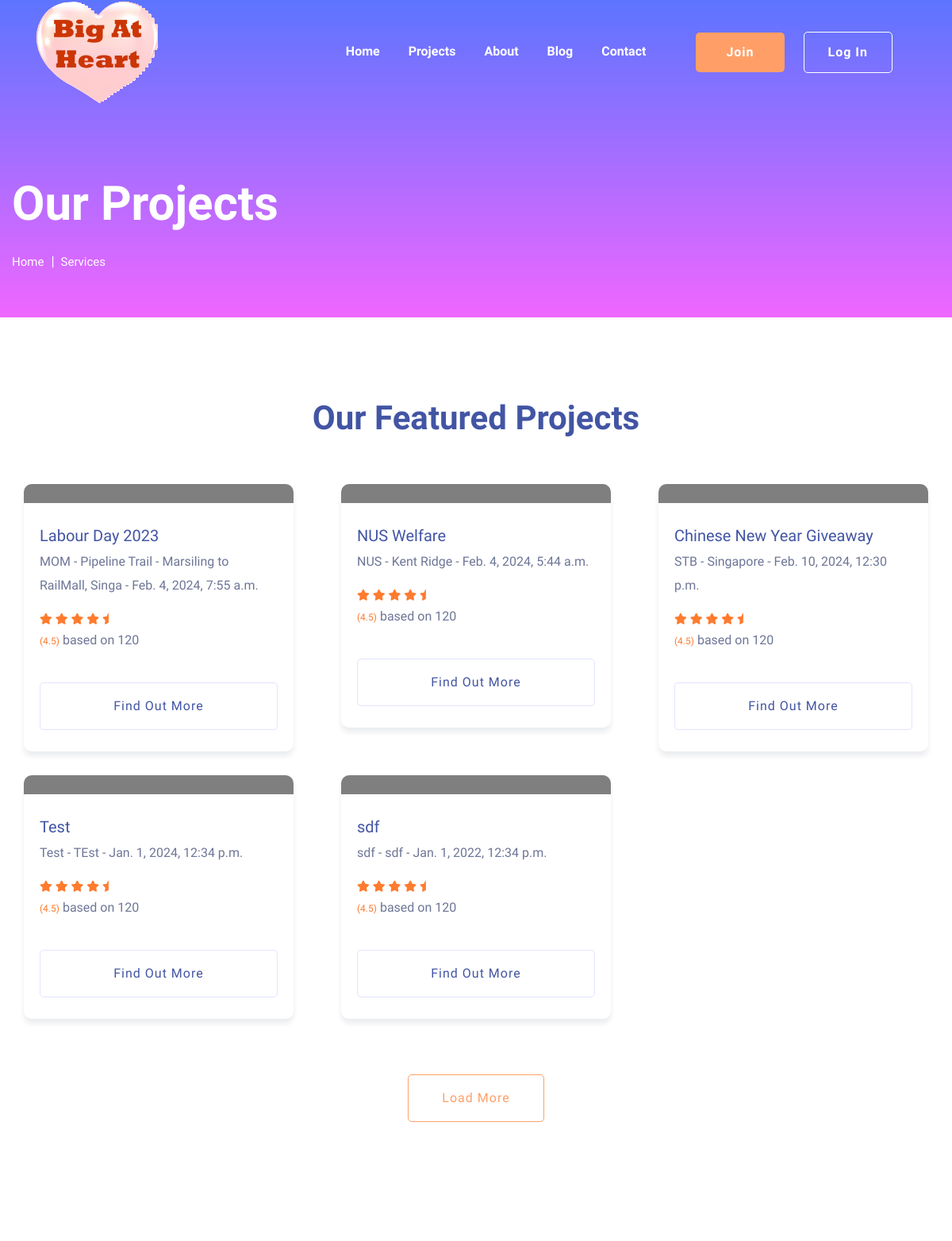
Page /courses/ (upper part) on the earlier database version.
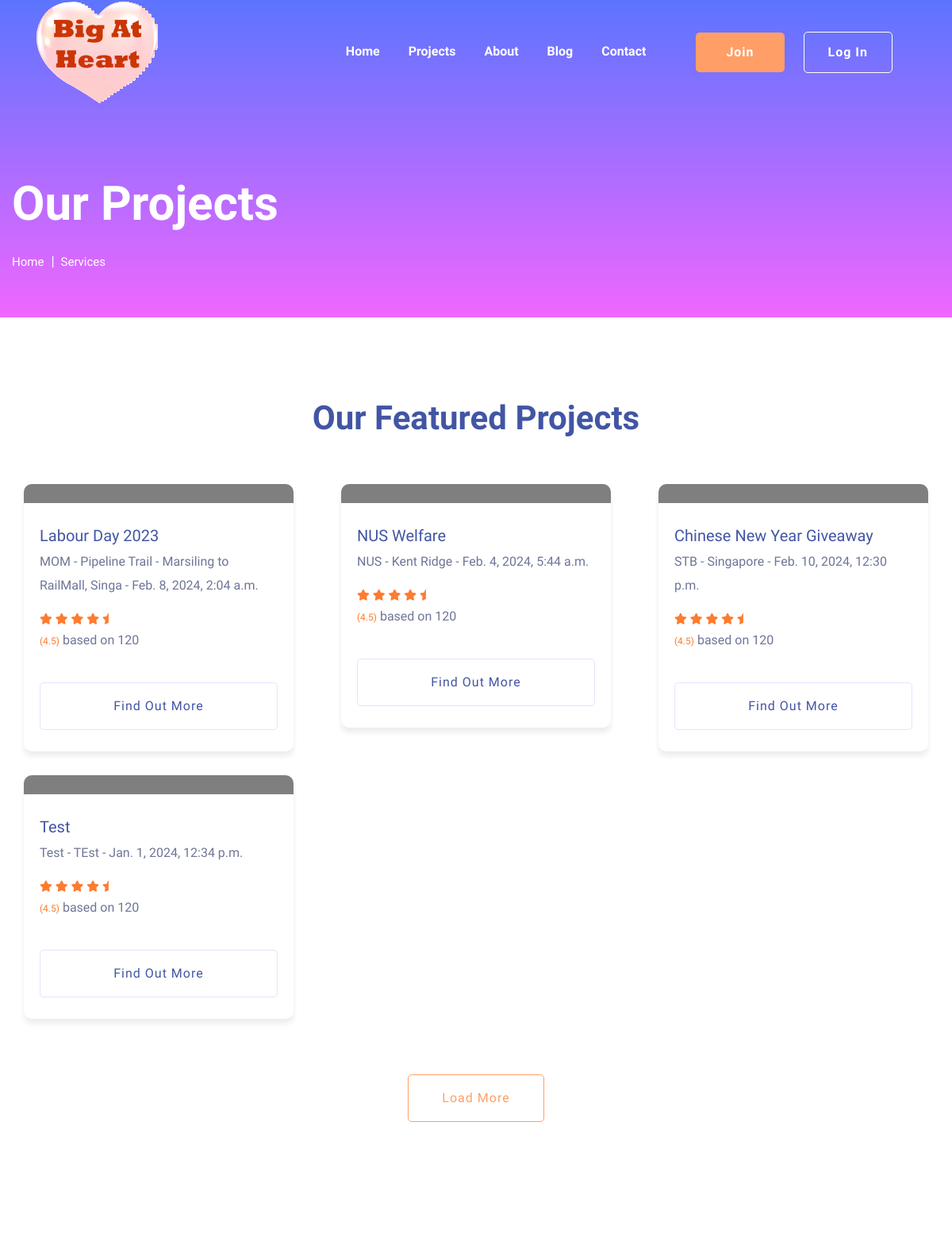
Same page on the later database version.
### voluconnect/models.py (models this page shows, shortened)
class Event(models.Model):
    number = models.IntegerField(blank=True, null=True)
    event_name = models.CharField('Event Name', max_length=200)
    organisation = models.CharField(max_length=200)
    location = models.CharField(max_length=200)
    description = models.CharField(max_length=1000, default = 'No Description')
    job_scope = models.CharField(max_length=1000, default = 'No Job Scope')
    duration = models.IntegerField(default=0)
    event_date = models.DateTimeField()
    event_image = models.ImageField(upload_to = 'images/', default='default.jpg')

### voluconnect/views.py (the view)
# urls.py: path('courses/', views.courses, name="courses"),
def courses(request):
    events = Event.objects.all()
    return render(request, "courses.html", {'events': events})

### voluconnect/templates/courses.html (shortened to what the changed rows need)
{% load static %}
<!doctype html>
<html class="no-js" lang="zxx">
<head>
    <link rel="stylesheet" href="{% static 'css/bootstrap.min.css' %}">
    <link rel="stylesheet" href="{% static 'css/owl.carousel.min.css' %}">
    <link rel="stylesheet" href="{% static 'css/slicknav.css' %}">
    <link rel="stylesheet" href="{% static 'css/flaticon.css' %}">
    <link rel="stylesheet" href="{% static 'css/progressbar_barfiller.css' %}">
    <link rel="stylesheet" href="{% static 'css/gijgo.css' %}">
    <link rel="stylesheet" href="{% static 'css/animate.min.css' %}">
    <link rel="stylesheet" href="{% static 'css/animated-headline.css' %}">
    <link rel="stylesheet" href="{% static 'css/magnific-popup.css' %}">
    <link rel="stylesheet" href="{% static 'css/fontawesome-all.min.css' %}">
    <link rel="stylesheet" href="{% static 'css/themify-icons.css' %}">
    <link rel="stylesheet" href="{% static 'css/slick.css' %}">
    <link rel="stylesheet" href="{% static 'css/nice-select.css' %}">
    <link rel="stylesheet" href="{% static 'css/style.css' %}">
</head>
<body>
    <main>
        <section class="slider-area slider-area2">
            <div class="slider-active">
                <div class="single-slider slider-height2">
                    <div class="container">
                        <div class="row">
                            <div class="col-xl-8 col-lg-11 col-md-12">
                                <div class="hero__caption hero__caption2">
                                    <h1 data-animation="bounceIn" data-delay="0.2s">Our Projects</h1>
                                </div>
                            </div>
                        </div>
                    </div>
                </div>
            </div>
        </section>
        <div class="courses-area section-padding40 fix">
            <div class="container">
                <div class="row justify-content-center">
                    <div class="col-xl-7 col-lg-8">
                        <div class="section-tittle text-center mb-55">
                            <h2>Our Featured Projects</h2>
                        </div>
                    </div>
                </div>
                <div class="row">
                    {% for event in events %}
                        <div class="col-lg-4">
                            <div class="properties properties2 mb-30">
                                <div class="properties__card">
                                    <div class="properties__img overlay1">
                                    </div>
                                    <div class="properties__caption">
                                        <h3><a href="#">{{ event.event_name }}</a></h3>
                                        <p>
                                            {{ event.organisation }} - {{ event.location }} - {{ event.event_date }}
                                        </p>
                                        <div class="properties__footer d-flex justify-content-between align-items-center">
                                            <div class="restaurant-name">
                                                <div class="rating">
                                                    <i class="fas fa-star"></i>
                                                    <i class="fas fa-star"></i>
                                                    <i class="fas fa-star"></i>
                                                    <i class="fas fa-star"></i>
                                                    <i class="fas fa-star-half"></i>
                                                </div>
                                                <p><span>(4.5)</span> based on 120</p>
                                            </div>
                                        </div>
                                        <a href="{% url 'course_details' number=event.number %}" class="border-btn border-btn2">Find out more</a>
                                    </div>
                                </div>
                            </div>
                        </div>
                    {% endfor %}
                </div>
            </div>
        </div>
    </main>
</body>
</html>

Differences in the rows shown:
removed Event: event_name "sdf", organisation "sdf", location "sdf", event_date "Jan. 1, 2022, 12:34 p.m."
changed Event "MOM": event_date "Feb. 4, 2024, 7:55 a.m." → "Feb. 8, 2024, 2:04 a.m."
